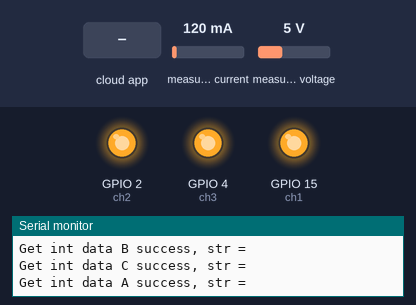
Simulated run of this sketch. Board: ESP32. On the bench: output pins drawn as LEDs (lit = HIGH), the last lines printed to the serial monitor. The test bench sets the inputs (shaded band); at power-on: measured current 120 mA, measured voltage 5 V. WiFi joins after 1.5 s; servers stay silent unless stated; the Firebase database answers and starts empty.

Above: at 2.7 s.
2.8 s: the phone or cloud app sets r1 to true
At 3.5 s:
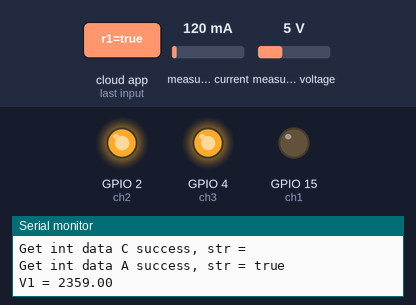
4.5 s: the phone or cloud app sets r2 to true
At 4.9 s:
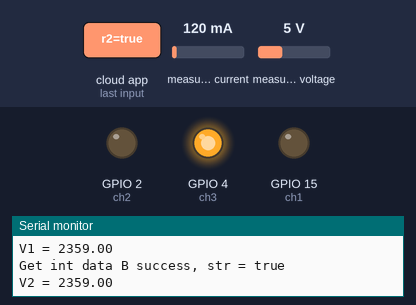
6.1 s: the phone or cloud app sets r3 to true
At 7.9 s:
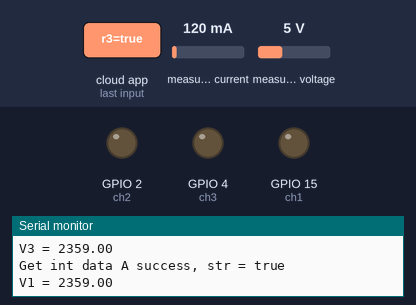
Timing chart, 0 to 9.4 s (numbered marks = the images above; inputs shaded):
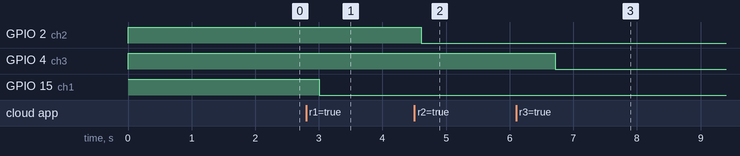

The sketch:

Kamar1.ino
```cpp
#include <FirebaseESP32.h>
#include <WiFi.h>
#define ch1 15
#define ch2 2
#define ch3 4

#define WIFI_SSID "Milik Rakyat"
#define WIFI_PASSWORD "66666666"
#define FIREBASE_HOST "electric-socket-default-rtdb.firebaseio.com"
#define FIREBASE_AUTH "5rLy39hUjnJrYUOmgEiUpyM57C6ZnvGiqnMPLLs3"
FirebaseData fbdo;

#include "EmonLib.h"
EnergyMonitor emon;
#define vCalibration 83.

void setup()
{
  pinMode(ch1, OUTPUT);
  pinMode(ch2, OUTPUT);
  pinMode(ch3, OUTPUT);
  digitalWrite(ch1, 1);
  digitalWrite(ch2, 1);
  digitalWrite(ch3, 1);

  Serial.begin(9600);
  WiFi.begin(WIFI_SSID, WIFI_PASSWORD);
  Serial.print("Connecting to Wi-Fi");
  while (WiFi.status() != WL_CONNECTED)
  {
    Serial.print(".");
    delay(300);
  }
  Serial.println();
  Serial.print("Connected with IP: ");
  Serial.println(WiFi.localIP());
  Serial.println();
  Firebase.begin(FIREBASE_HOST, FIREBASE_AUTH);
  Firebase.reconnectWiFi(true);
}

void loop()
{
  //Sensor 1
  if (Firebase.getString(fbdo, "Relay/r1"))
  {
    Serial.print("Get int data A success, str = ");
    Serial.println(fbdo.stringData());
    if (fbdo.stringData() == "true")
    {
      digitalWrite(ch1, LOW);
      emon.voltage(13, vCalibration, 1.7);
      emon.calcVI(20, 2000);
      float supplyVoltage = (emon.Vrms * 10) + 59;
      Serial.print("V1 = ");
      Serial.println(supplyVoltage);
      Firebase.setFloat(fbdo, "/Tegangan/Voltase1", supplyVoltage) ? "ok" : fbdo.errorReason().c_str();

      if (supplyVoltage == 0) {
        Firebase.setString(fbdo, "/Pesan_Error/Sensor1", "Sensor Rusak") ? "ok" : fbdo.errorReason().c_str();
      }
      else {
        Firebase.setString(fbdo, "/Pesan_Error/Sensor1", "Sensor Berfungsi") ? "ok" : fbdo.errorReason().c_str();
      }
    }
    else
    {
      digitalWrite(ch1, HIGH);
    }
  } else {
    Serial.print("Error in getString, ");
    Serial.println(fbdo.errorReason());
  }

  //Sensor 2
  if (Firebase.getString(fbdo, "Relay/r2"))
  {
    Serial.print("Get int data B success, str = ");
    Serial.println(fbdo.stringData());
    if (fbdo.stringData() == "true")
    {
      digitalWrite(ch2, LOW);
      emon.voltage(12, vCalibration, 1.7);
      emon.calcVI(20, 2000);
      float supplyVoltage = (emon.Vrms * 10) + 59;
      Serial.print("V2 = ");
      Serial.println(supplyVoltage);
      Firebase.setFloat(fbdo, "/Tegangan/Voltase2", supplyVoltage) ? "ok" : fbdo.errorReason().c_str();

      if (supplyVoltage == 0) {
        Firebase.setString(fbdo, "/Pesan_Error/Sensor2", "Sensor Rusak") ? "ok" : fbdo.errorReason().c_str();
      }
      else {
        Firebase.setString(fbdo, "/Pesan_Error/Sensor2", "Sensor Berfungsi") ? "ok" : fbdo.errorReason().c_str();
      }
    }
    else
    {
      digitalWrite(ch2, HIGH);
    }
  } else {
    Serial.print("Error in getString, ");
    Serial.println(fbdo.errorReason());
  }

  //Sensor 3
  if (Firebase.getString(fbdo, "Relay/r3"))
  {
    Serial.print("Get int data C success, str = ");
    Serial.println(fbdo.stringData());
    if (fbdo.stringData() == "true")
    {
      digitalWrite(ch3, LOW);
      emon.voltage(14, vCalibration, 1.7);
      emon.calcVI(20, 2000);
      float supplyVoltage = (emon.Vrms * 10) + 59;
      Serial.print("V3 = ");
      Serial.println(supplyVoltage);
      Firebase.setFloat(fbdo, "/Tegangan/Voltase3", supplyVoltage) ? "ok" : fbdo.errorReason().c_str();

      if (supplyVoltage == 0) {
        Firebase.setString(fbdo, "/Pesan_Error/Sensor3", "Sensor Rusak") ? "ok" : fbdo.errorReason().c_str();
      }
      else {
        Firebase.setString(fbdo, "/Pesan_Error/Sensor3", "Sensor Berfungsi") ? "ok" : fbdo.errorReason().c_str();
      }
    }
    else
    {
      digitalWrite(ch3, HIGH);
    }
  } else {
    Serial.print("Error in getString, ");
    Serial.println(fbdo.errorReason());
  }
}
```

Measured:
- after the input at 2.8 s, GPIO 15 (ch1): HIGH → LOW after 0.21 s
- after the input at 4.5 s, GPIO 2 (ch2): HIGH → LOW after 0.11 s
- after the input at 6.1 s, GPIO 4 (ch3): HIGH → LOW after 0.62 s
